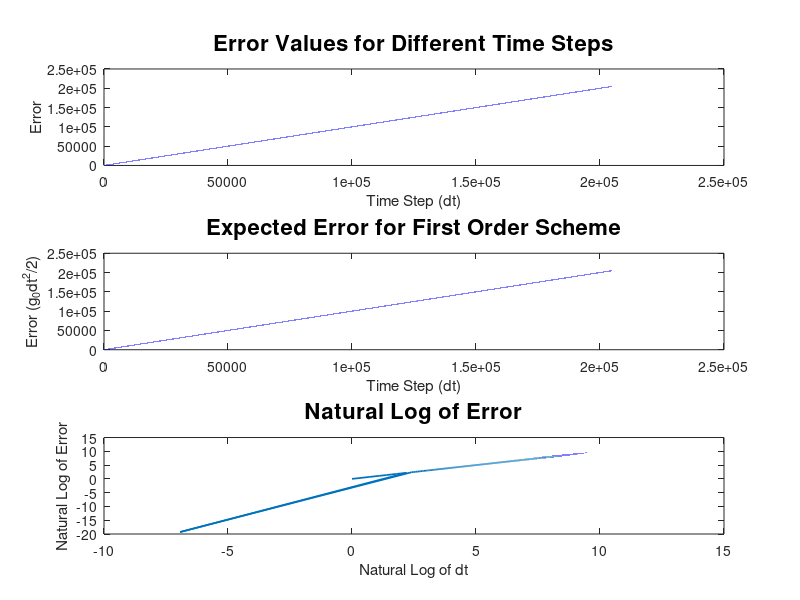

Write MATLAB code to recreate this figure.
%%%%%% Euler Method and Analytical Solution Ray Tracing %%%%%%

clear
close all

%%%%%%%% Create Velocity and Slowness Models %%%%%%%%

v0 = 0.5;
vf = 5;
dv = .01; 
nv = floor((vf - v0)/dv);

s0_2 = 1/v0^2;
sf_2 = 1/vf^2;

gradSlo2 = (sf_2 - s0_2) / nv;

nx = nv; 
nz = nv;

            
%%%%%%%% Euler's Method Implementation %%%%%%%%%

t0 = 0; 
tf = 200;
%nt = nv; 

xPos0 = 0; 
zPos0 = 0; 
alpha=30; 
gVx = 0;
gVz = gradSlo2; 
xDir0 = sind(alpha); 
zDir0 = cosd(alpha); 


%%%%%%% Analytical Solution Parameters
dtVec=1:10; 



for itf=1:10
    dt=(0.5)^itf;
    nt = (tf - t0)/dt;
    vals=1:nt;
    xPos = vals;
    zPos = vals;
    xPlt = vals;
    zPlt = vals;
    xDir = vals;
    zDir = vals;
    tVec = vals;
    slope = vals;
    d_t = vals;
    error = vals; 
    
    d_t(itf) = dt;
    
    xDir(1) = xDir0; 
    zDir(1) = zDir0; 
    xPos(1) = xPos0;
    zPos(1) = zPos0;
    
    for ix=1:nt-1
        xPos(ix+1) = xPos(ix) + xDir(ix)*dt;
        xDir(ix+1) = xDir(ix) + gVx*dt; 

        zPos(ix+1) = zPos(ix) + zDir(ix)*dt;
        zDir(ix+1) = zDir(ix) + gVz*dt; 

        if zPos(ix+1) < 0
            zPos(ix+1) = 0; 
        end
    end
    %%%%%%%%%%% Analytical Solution %%%%%%%%%%%%%%
    for it=1:nt               % fill tVec with times
        tVec(it) = t0 + (it-1) * dt;
    end
    for it=1:nt
        t = tVec(it);
        xPos_ = xPos0 + xDir0*t + gVx * t*t * 0.5;
        zPos_ = zPos0 + zDir0*t + gVz * t*t * 0.5;

        if zPos_ < 0
            zPos_ = 0;
        end

        xPlt(it) = xPos_; 
        zPlt(it) = zPos_; 
    end
    diffX = xPos(4)-xPlt(4); 
    diffZ = zPos-zPlt; 
    magDiff = sqrt(diffX.^2 + diffZ.^2);
    maxmD = max(magDiff);
    slope(itf) = maxmD/find(magDiff==maxmD);
    
    %%%%% for comparison %%%%%
    error(itf) = -gradSlo2 * dt*dt * 0.5; 
    
end

subplot(3,1,1)
plot(d_t,slope,'LineWidth',1.25)
title('Error Values for Different Time Steps','fontsize',16)
xlabel('Time Step (dt)')
ylabel('Error')
subplot(3,1,2)
plot(d_t,error,'LineWidth',1.25)
title('Expected Error for First Order Scheme','fontsize',16)
xlabel('Time Step (dt)')
h1=ylabel('Error (g_{0}dt^{2}/2)');
subplot(3,1,3)
plot(log(d_t),log(slope),'LineWidth',1.25)
title('Natural Log of Error','fontsize',16)
xlabel('Natural Log of dt')
ylabel('Natural Log of Error')
hold off
set([h1], 'interpreter', 'tex')




